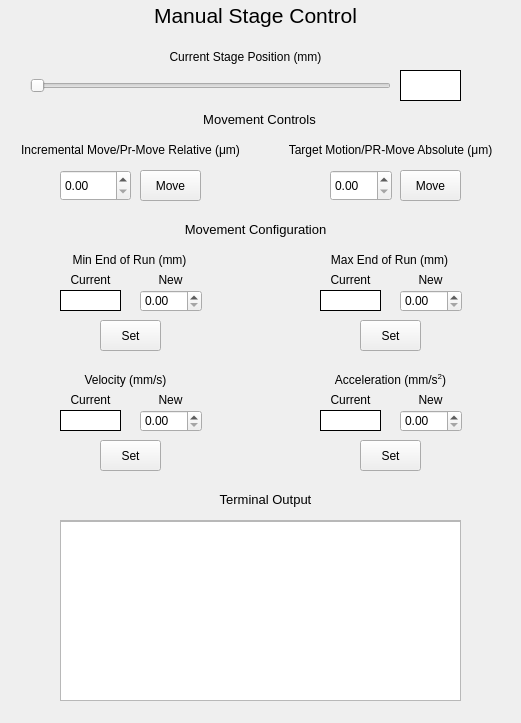
<?xml version="1.0" encoding="UTF-8"?>
<ui version="4.0">
 <class>ManualStageControl</class>
 <widget class="QWidget" name="ManualStageControl">
  <property name="geometry">
   <rect>
    <x>0</x>
    <y>0</y>
    <width>521</width>
    <height>723</height>
   </rect>
  </property>
  <property name="windowTitle">
   <string>Form</string>
  </property>
  <widget class="QLabel" name="label_2">
   <property name="geometry">
    <rect>
     <x>4</x>
     <y>110</y>
     <width>511</width>
     <height>20</height>
    </rect>
   </property>
   <property name="text">
    <string>&lt;html&gt;&lt;head/&gt;&lt;body&gt;&lt;p align=&quot;center&quot;&gt;&lt;span style=&quot; font-size:10pt;&quot;&gt;Movement Controls&lt;/span&gt;&lt;/p&gt;&lt;/body&gt;&lt;/html&gt;</string>
   </property>
  </widget>
  <widget class="QLabel" name="CurrentVelocity">
   <property name="geometry">
    <rect>
     <x>60</x>
     <y>410</y>
     <width>61</width>
     <height>21</height>
    </rect>
   </property>
   <property name="styleSheet">
    <string notr="true">background:rgb(255, 255, 255); border: 1px solid black;
</string>
   </property>
   <property name="text">
    <string>&lt;html&gt;&lt;head/&gt;&lt;body&gt;&lt;p align=&quot;center&quot;&gt;&lt;br/&gt;&lt;/p&gt;&lt;/body&gt;&lt;/html&gt;</string>
   </property>
  </widget>
  <widget class="QLabel" name="label_13">
   <property name="geometry">
    <rect>
     <x>390</x>
     <y>390</y>
     <width>81</width>
     <height>20</height>
    </rect>
   </property>
   <property name="text">
    <string>&lt;html&gt;&lt;head/&gt;&lt;body&gt;&lt;p align=&quot;center&quot;&gt;New&lt;/p&gt;&lt;/body&gt;&lt;/html&gt;</string>
   </property>
  </widget>
  <widget class="QLabel" name="label_9">
   <property name="geometry">
    <rect>
     <x>310</x>
     <y>270</y>
     <width>81</width>
     <height>20</height>
    </rect>
   </property>
   <property name="text">
    <string>&lt;html&gt;&lt;head/&gt;&lt;body&gt;&lt;p align=&quot;center&quot;&gt;Current&lt;/p&gt;&lt;/body&gt;&lt;/html&gt;</string>
   </property>
  </widget>
  <widget class="QLabel" name="CurrentMinEndOfRun">
   <property name="geometry">
    <rect>
     <x>60</x>
     <y>290</y>
     <width>61</width>
     <height>21</height>
    </rect>
   </property>
   <property name="styleSheet">
    <string notr="true">background:rgb(255, 255, 255); border: 1px solid black;
</string>
   </property>
   <property name="text">
    <string>&lt;html&gt;&lt;head/&gt;&lt;body&gt;&lt;p align=&quot;center&quot;&gt;&lt;br/&gt;&lt;/p&gt;&lt;/body&gt;&lt;/html&gt;</string>
   </property>
  </widget>
  <widget class="QLabel" name="TargetMoveLabel">
   <property name="geometry">
    <rect>
     <x>260</x>
     <y>140</y>
     <width>261</width>
     <height>20</height>
    </rect>
   </property>
   <property name="text">
    <string>&lt;html&gt;&lt;head/&gt;&lt;body&gt;&lt;p align=&quot;center&quot;&gt;Target Motion/PR-Move Absolute (μm)&lt;/p&gt;&lt;/body&gt;&lt;/html&gt;</string>
   </property>
  </widget>
  <widget class="QLabel" name="CurrentStagePosition">
   <property name="geometry">
    <rect>
     <x>100</x>
     <y>49</y>
     <width>291</width>
     <height>16</height>
    </rect>
   </property>
   <property name="text">
    <string>&lt;html&gt;&lt;head/&gt;&lt;body&gt;&lt;p align=&quot;center&quot;&gt;Current Stage Position (mm)&lt;/p&gt;&lt;/body&gt;&lt;/html&gt;</string>
   </property>
  </widget>
  <widget class="QPushButton" name="SetAcceleration">
   <property name="geometry">
    <rect>
     <x>360</x>
     <y>440</y>
     <width>61</width>
     <height>31</height>
    </rect>
   </property>
   <property name="text">
    <string>Set</string>
   </property>
  </widget>
  <widget class="QLabel" name="label_5">
   <property name="geometry">
    <rect>
     <x>4</x>
     <y>250</y>
     <width>251</width>
     <height>20</height>
    </rect>
   </property>
   <property name="text">
    <string>&lt;html&gt;&lt;head/&gt;&lt;body&gt;&lt;p align=&quot;center&quot;&gt;Min End of Run (mm)&lt;/p&gt;&lt;/body&gt;&lt;/html&gt;</string>
   </property>
  </widget>
  <widget class="QLabel" name="label_11">
   <property name="geometry">
    <rect>
     <x>130</x>
     <y>270</y>
     <width>81</width>
     <height>20</height>
    </rect>
   </property>
   <property name="text">
    <string>&lt;html&gt;&lt;head/&gt;&lt;body&gt;&lt;p align=&quot;center&quot;&gt;New&lt;/p&gt;&lt;/body&gt;&lt;/html&gt;</string>
   </property>
  </widget>
  <widget class="QPushButton" name="MoveAbsolute">
   <property name="geometry">
    <rect>
     <x>400</x>
     <y>170</y>
     <width>61</width>
     <height>31</height>
    </rect>
   </property>
   <property name="text">
    <string>Move</string>
   </property>
  </widget>
  <widget class="QDoubleSpinBox" name="AbsoluteMoveParam">
   <property name="geometry">
    <rect>
     <x>330</x>
     <y>170</y>
     <width>62</width>
     <height>31</height>
    </rect>
   </property>
  </widget>
  <widget class="QDoubleSpinBox" name="NewAccelParam">
   <property name="geometry">
    <rect>
     <x>400</x>
     <y>410</y>
     <width>62</width>
     <height>22</height>
    </rect>
   </property>
  </widget>
  <widget class="QPushButton" name="MoveRelative">
   <property name="geometry">
    <rect>
     <x>140</x>
     <y>170</y>
     <width>61</width>
     <height>31</height>
    </rect>
   </property>
   <property name="text">
    <string>Move</string>
   </property>
  </widget>
  <widget class="QLabel" name="label">
   <property name="geometry">
    <rect>
     <x>0</x>
     <y>0</y>
     <width>511</width>
     <height>31</height>
    </rect>
   </property>
   <property name="text">
    <string>&lt;html&gt;&lt;head/&gt;&lt;body&gt;&lt;p align=&quot;center&quot;&gt;&lt;span style=&quot; font-size:16pt;&quot;&gt;Manual Stage Control&lt;/span&gt;&lt;/p&gt;&lt;/body&gt;&lt;/html&gt;</string>
   </property>
  </widget>
  <widget class="QLabel" name="label_7">
   <property name="geometry">
    <rect>
     <x>50</x>
     <y>390</y>
     <width>81</width>
     <height>20</height>
    </rect>
   </property>
   <property name="text">
    <string>&lt;html&gt;&lt;head/&gt;&lt;body&gt;&lt;p align=&quot;center&quot;&gt;Current&lt;/p&gt;&lt;/body&gt;&lt;/html&gt;</string>
   </property>
  </widget>
  <widget class="QPushButton" name="SetMinEndOfRun">
   <property name="geometry">
    <rect>
     <x>100</x>
     <y>320</y>
     <width>61</width>
     <height>31</height>
    </rect>
   </property>
   <property name="text">
    <string>Set</string>
   </property>
  </widget>
  <widget class="QLabel" name="IncrementalMoveLabel">
   <property name="geometry">
    <rect>
     <x>0</x>
     <y>140</y>
     <width>261</width>
     <height>20</height>
    </rect>
   </property>
   <property name="text">
    <string>&lt;html&gt;&lt;head/&gt;&lt;body&gt;&lt;p align=&quot;center&quot;&gt;Incremental Move/Pr-Move Relative (μm)&lt;/p&gt;&lt;/body&gt;&lt;/html&gt;</string>
   </property>
  </widget>
  <widget class="QLabel" name="label_3">
   <property name="geometry">
    <rect>
     <x>0</x>
     <y>220</y>
     <width>511</width>
     <height>20</height>
    </rect>
   </property>
   <property name="text">
    <string>&lt;html&gt;&lt;head/&gt;&lt;body&gt;&lt;p align=&quot;center&quot;&gt;&lt;span style=&quot; font-size:10pt;&quot;&gt;Movement Configuration&lt;/span&gt;&lt;/p&gt;&lt;/body&gt;&lt;/html&gt;</string>
   </property>
  </widget>
  <widget class="QSlider" name="CurrentPositionSlider">
   <property name="geometry">
    <rect>
     <x>30</x>
     <y>70</y>
     <width>361</width>
     <height>31</height>
    </rect>
   </property>
   <property name="orientation">
    <enum>Qt::Horizontal</enum>
   </property>
  </widget>
  <widget class="QLabel" name="label_8">
   <property name="geometry">
    <rect>
     <x>50</x>
     <y>270</y>
     <width>81</width>
     <height>20</height>
    </rect>
   </property>
   <property name="text">
    <string>&lt;html&gt;&lt;head/&gt;&lt;body&gt;&lt;p align=&quot;center&quot;&gt;Current&lt;/p&gt;&lt;/body&gt;&lt;/html&gt;</string>
   </property>
  </widget>
  <widget class="QLabel" name="label_6">
   <property name="geometry">
    <rect>
     <x>254</x>
     <y>250</y>
     <width>271</width>
     <height>20</height>
    </rect>
   </property>
   <property name="text">
    <string>&lt;html&gt;&lt;head/&gt;&lt;body&gt;&lt;p align=&quot;center&quot;&gt;Max End of Run (mm)&lt;/p&gt;&lt;/body&gt;&lt;/html&gt;</string>
   </property>
  </widget>
  <widget class="QDoubleSpinBox" name="NewMaxEndOfRunParam">
   <property name="geometry">
    <rect>
     <x>400</x>
     <y>290</y>
     <width>62</width>
     <height>22</height>
    </rect>
   </property>
  </widget>
  <widget class="QLabel" name="CurrentMaxEndOfRun">
   <property name="geometry">
    <rect>
     <x>320</x>
     <y>290</y>
     <width>61</width>
     <height>21</height>
    </rect>
   </property>
   <property name="styleSheet">
    <string notr="true">background:rgb(255, 255, 255); border: 1px solid black;
</string>
   </property>
   <property name="text">
    <string>&lt;html&gt;&lt;head/&gt;&lt;body&gt;&lt;p align=&quot;center&quot;&gt;&lt;br/&gt;&lt;/p&gt;&lt;/body&gt;&lt;/html&gt;</string>
   </property>
  </widget>
  <widget class="QPushButton" name="SetMaxEndOfRun">
   <property name="geometry">
    <rect>
     <x>360</x>
     <y>320</y>
     <width>61</width>
     <height>31</height>
    </rect>
   </property>
   <property name="text">
    <string>Set</string>
   </property>
  </widget>
  <widget class="QLabel" name="CurrentAcceleration">
   <property name="geometry">
    <rect>
     <x>320</x>
     <y>410</y>
     <width>61</width>
     <height>21</height>
    </rect>
   </property>
   <property name="styleSheet">
    <string notr="true">background:rgb(255, 255, 255); border: 1px solid black;
</string>
   </property>
   <property name="text">
    <string>&lt;html&gt;&lt;head/&gt;&lt;body&gt;&lt;p align=&quot;center&quot;&gt;&lt;br/&gt;&lt;/p&gt;&lt;/body&gt;&lt;/html&gt;</string>
   </property>
  </widget>
  <widget class="QLabel" name="label_10">
   <property name="geometry">
    <rect>
     <x>390</x>
     <y>270</y>
     <width>81</width>
     <height>20</height>
    </rect>
   </property>
   <property name="text">
    <string>&lt;html&gt;&lt;head/&gt;&lt;body&gt;&lt;p align=&quot;center&quot;&gt;New&lt;/p&gt;&lt;/body&gt;&lt;/html&gt;</string>
   </property>
  </widget>
  <widget class="QDoubleSpinBox" name="NewVelocityParam">
   <property name="geometry">
    <rect>
     <x>140</x>
     <y>410</y>
     <width>62</width>
     <height>22</height>
    </rect>
   </property>
  </widget>
  <widget class="QLabel" name="label_15">
   <property name="geometry">
    <rect>
     <x>260</x>
     <y>370</y>
     <width>261</width>
     <height>20</height>
    </rect>
   </property>
   <property name="text">
    <string>&lt;html&gt;&lt;head/&gt;&lt;body&gt;&lt;p align=&quot;center&quot;&gt;Acceleration (mm/s&lt;span style=&quot; vertical-align:super;&quot;&gt;2&lt;/span&gt;)&lt;/p&gt;&lt;/body&gt;&lt;/html&gt;</string>
   </property>
  </widget>
  <widget class="QDoubleSpinBox" name="NewMinEndOfRunParam">
   <property name="geometry">
    <rect>
     <x>140</x>
     <y>290</y>
     <width>62</width>
     <height>22</height>
    </rect>
   </property>
  </widget>
  <widget class="QLabel" name="label_4">
   <property name="geometry">
    <rect>
     <x>0</x>
     <y>370</y>
     <width>251</width>
     <height>20</height>
    </rect>
   </property>
   <property name="text">
    <string>&lt;html&gt;&lt;head/&gt;&lt;body&gt;&lt;p align=&quot;center&quot;&gt;Velocity (mm/s)&lt;/p&gt;&lt;/body&gt;&lt;/html&gt;</string>
   </property>
  </widget>
  <widget class="QLabel" name="label_12">
   <property name="geometry">
    <rect>
     <x>130</x>
     <y>390</y>
     <width>81</width>
     <height>20</height>
    </rect>
   </property>
   <property name="text">
    <string>&lt;html&gt;&lt;head/&gt;&lt;body&gt;&lt;p align=&quot;center&quot;&gt;New&lt;/p&gt;&lt;/body&gt;&lt;/html&gt;</string>
   </property>
  </widget>
  <widget class="QPushButton" name="SetVelocity">
   <property name="geometry">
    <rect>
     <x>100</x>
     <y>440</y>
     <width>61</width>
     <height>31</height>
    </rect>
   </property>
   <property name="text">
    <string>Set</string>
   </property>
  </widget>
  <widget class="QLabel" name="CurrentPositionIndicator">
   <property name="geometry">
    <rect>
     <x>400</x>
     <y>70</y>
     <width>61</width>
     <height>31</height>
    </rect>
   </property>
   <property name="styleSheet">
    <string notr="true">background:rgb(255, 255, 255); border: 1px solid black;
</string>
   </property>
   <property name="text">
    <string>&lt;html&gt;&lt;head/&gt;&lt;body&gt;&lt;p&gt;&lt;br/&gt;&lt;/p&gt;&lt;/body&gt;&lt;/html&gt;</string>
   </property>
  </widget>
  <widget class="QLabel" name="label_14">
   <property name="geometry">
    <rect>
     <x>310</x>
     <y>390</y>
     <width>81</width>
     <height>20</height>
    </rect>
   </property>
   <property name="text">
    <string>&lt;html&gt;&lt;head/&gt;&lt;body&gt;&lt;p align=&quot;center&quot;&gt;Current&lt;/p&gt;&lt;/body&gt;&lt;/html&gt;</string>
   </property>
  </widget>
  <widget class="QDoubleSpinBox" name="RelativeMoveParam">
   <property name="geometry">
    <rect>
     <x>60</x>
     <y>170</y>
     <width>71</width>
     <height>31</height>
    </rect>
   </property>
  </widget>
  <widget class="QScrollArea" name="scrollArea">
   <property name="geometry">
    <rect>
     <x>60</x>
     <y>520</y>
     <width>401</width>
     <height>181</height>
    </rect>
   </property>
   <property name="widgetResizable">
    <bool>true</bool>
   </property>
   <widget class="QWidget" name="scrollAreaWidgetContents">
    <property name="geometry">
     <rect>
      <x>0</x>
      <y>0</y>
      <width>399</width>
      <height>179</height>
     </rect>
    </property>
    <widget class="QTextBrowser" name="TerminalOut">
     <property name="geometry">
      <rect>
       <x>-5</x>
       <y>0</y>
       <width>411</width>
       <height>181</height>
      </rect>
     </property>
    </widget>
   </widget>
  </widget>
  <widget class="QLabel" name="label_16">
   <property name="geometry">
    <rect>
     <x>70</x>
     <y>490</y>
     <width>391</width>
     <height>20</height>
    </rect>
   </property>
   <property name="text">
    <string>&lt;html&gt;&lt;head/&gt;&lt;body&gt;&lt;p align=&quot;center&quot;&gt;&lt;span style=&quot; font-size:10pt;&quot;&gt;Terminal Output&lt;/span&gt;&lt;/p&gt;&lt;/body&gt;&lt;/html&gt;</string>
   </property>
  </widget>
 </widget>
 <resources/>
 <connections/>
</ui>
